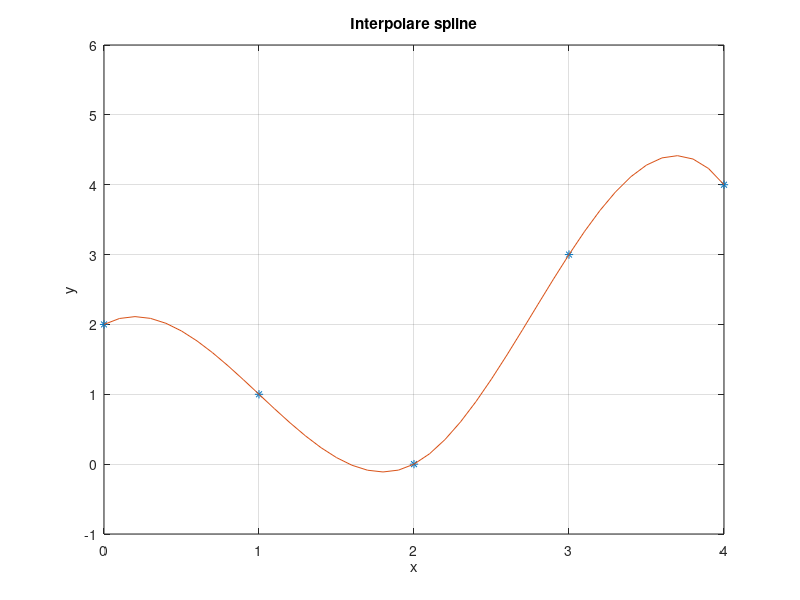

Here is the MATLAB script that generated this plot:
clear all
x=0:4;
y=[2 1 0 3 4];
xx=0:0.1:4;
yy=spline(x,y,xx);
plot(x,y,'*',xx,yy)
plot(x,y,'*',xx,yy)
axis([0 4 -1 6])
xlabel('x');ylabel('y');
title('Interpolare spline')
grid on